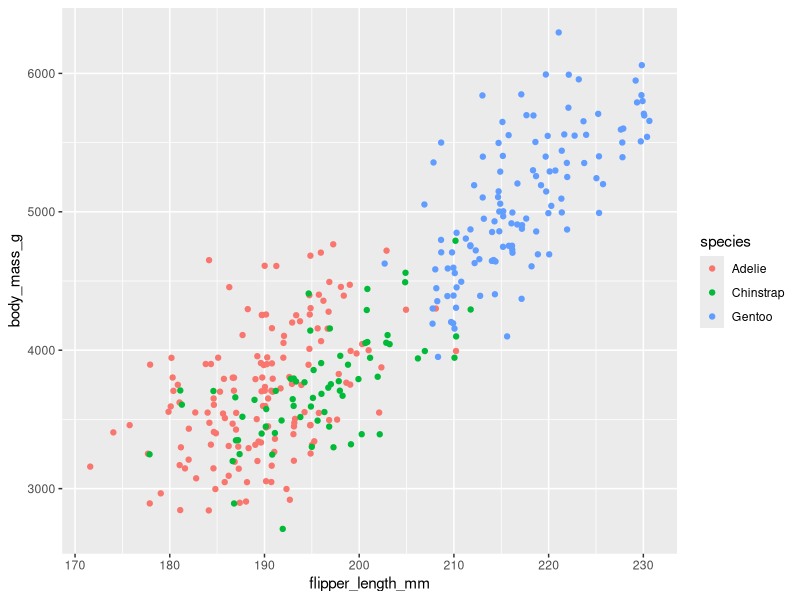
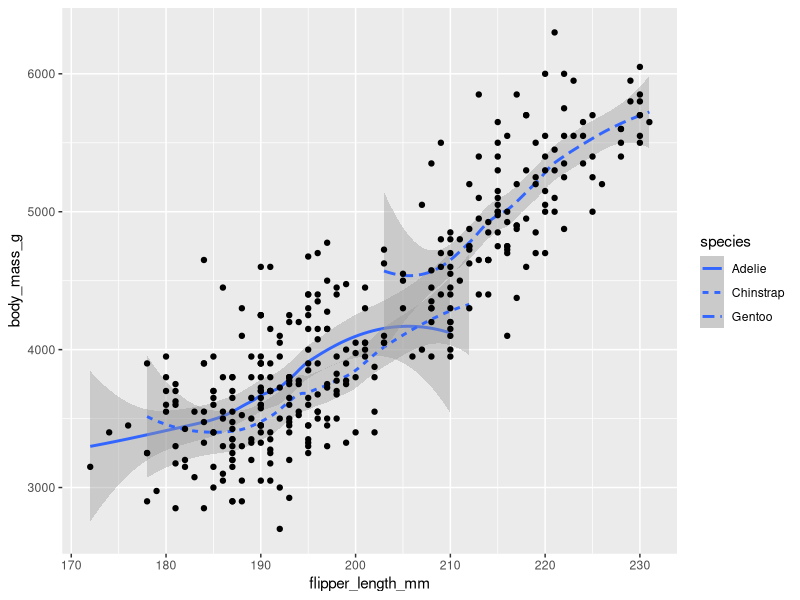

The R source for these figures, in order: (Note: this script raises an error after producing the figures.)
library(ggplot2)
library(palmerpenguins)
data("penguins")
ggplot(data=penguins) + 
  geom_jitter(mapping = aes(x = flipper_length_mm,
                           y = body_mass_g,
                           color = species))
ggplot(data=penguins) + 
  geom_smooth(mapping = aes(x = flipper_length_mm,
                           y = body_mass_g, linetype = species)) +
  geom_point(mapping = aes(x = flipper_length_mm,
                           y = body_mass_g))

data("diamonds")
ggplot(date= diamonds) +
  geom_bar(mapping = aes(x=cut, color = cut))


ggplot(data=penguins) + 
  geom_smooth(mapping = aes(x = flipper_length_mm,
                            y = body_mass_g, linetype = species)) +

# facets
ggplot(data=penguins, aes(x=flipper_length_mm, y=body_mass_g)) +
  geom_point(aes(color=species)) +
  facet_grid(sex~species) + 
  labs(title = "table name", subtitle =  "subtitle name", caption =  "caption")
